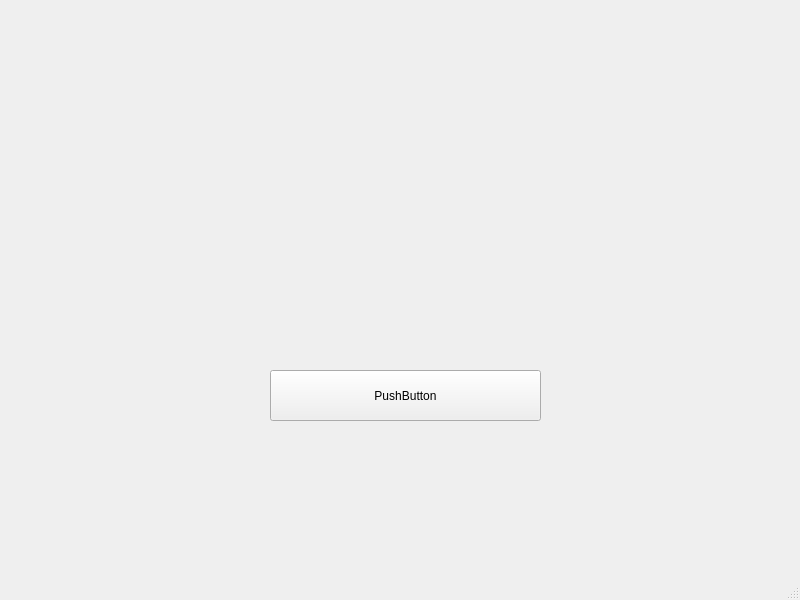
<?xml version="1.0" encoding="UTF-8"?>
<ui version="4.0">
 <class>MainWindow</class>
 <widget class="QMainWindow" name="MainWindow">
  <property name="geometry">
   <rect>
    <x>0</x>
    <y>0</y>
    <width>800</width>
    <height>600</height>
   </rect>
  </property>
  <property name="windowTitle">
   <string>MainWindow</string>
  </property>
  <widget class="QWidget" name="centralwidget">
   <widget class="QPushButton" name="pushButton">
    <property name="geometry">
     <rect>
      <x>270</x>
      <y>370</y>
      <width>271</width>
      <height>51</height>
     </rect>
    </property>
    <property name="text">
     <string>PushButton</string>
    </property>
   </widget>
   <widget class="QLabel" name="label">
    <property name="geometry">
     <rect>
      <x>270</x>
      <y>110</y>
      <width>271</width>
      <height>221</height>
     </rect>
    </property>
    <property name="text">
     <string/>
    </property>
    <property name="pixmap">
     <pixmap>Gui/Icon/rabbit.jpg</pixmap>
    </property>
    <property name="scaledContents">
     <bool>true</bool>
    </property>
   </widget>
  </widget>
  <widget class="QMenuBar" name="menubar">
   <property name="geometry">
    <rect>
     <x>0</x>
     <y>0</y>
     <width>800</width>
     <height>26</height>
    </rect>
   </property>
  </widget>
  <widget class="QStatusBar" name="statusbar"/>
 </widget>
 <resources/>
 <connections/>
</ui>
